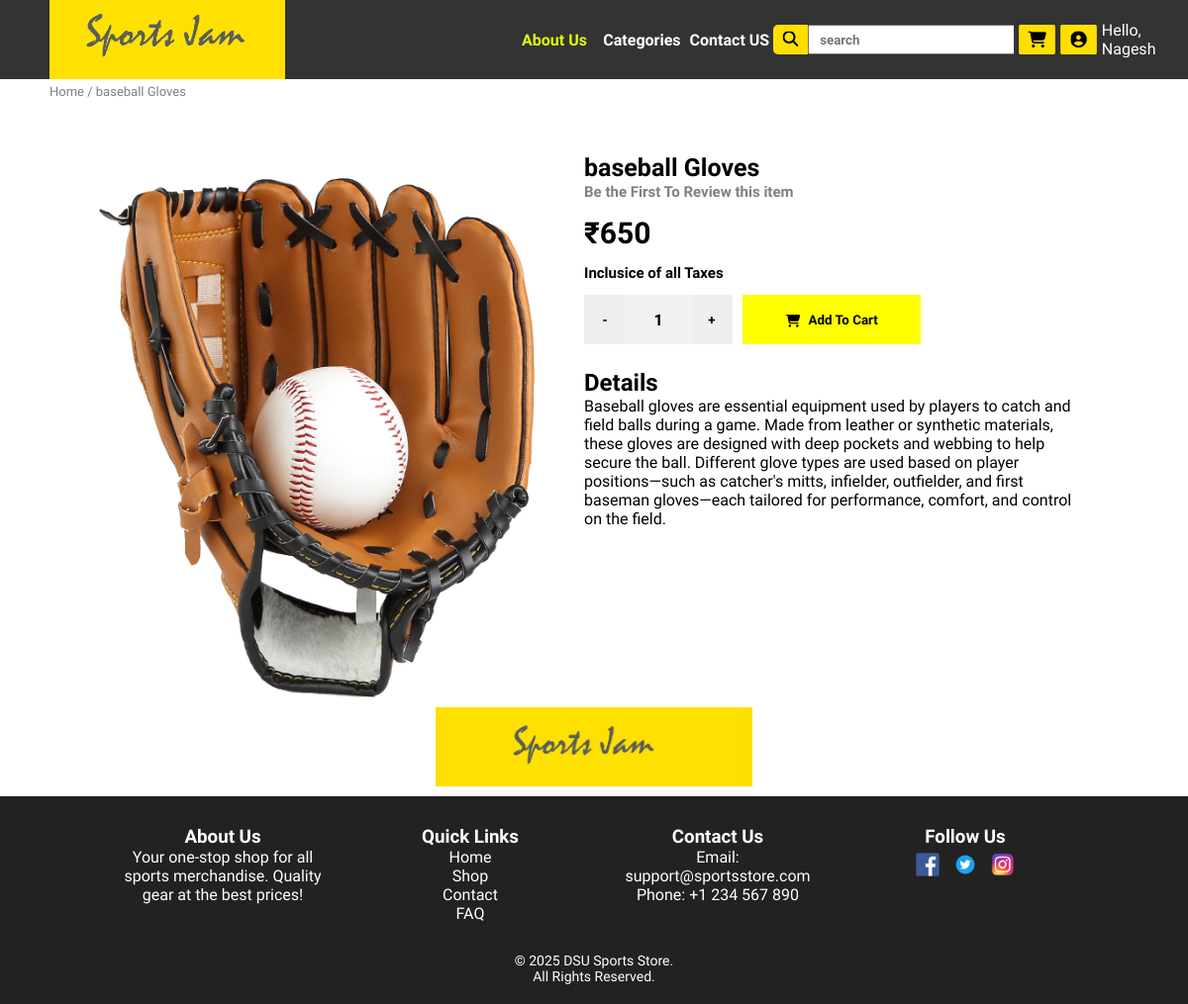
/otherPages/productDetailes.php?id=7 (signed in), run on the app's committed database.
### tables this page shows
CREATE TABLE `product` (
  `id` int(3) NOT NULL,
  `name` varchar(30) NOT NULL,
  `price` int(6) NOT NULL,
  `description` varchar(1000) NOT NULL,
  `image` varchar(50) NOT NULL,
  `category` varchar(50) NOT NULL
);

### otherPages/productDetailes.php (the view, shortened to what this page needs)
<!DOCTYPE html>
<html lang="en">
    <?php
        if(isset($_GET["id"])){
        $id = intval($_GET["id"]);
        $connection = mysqli_connect("localhost","root","","sports_store_sem2");
        if($connection){
            $ItemToBeSelect = "SELECT * FROM product WHERE id = $id";
            $selectedItemResult = mysqli_query($connection,$ItemToBeSelect);
            $selectedItem = mysqli_fetch_assoc($selectedItemResult);
        }
    }
    ?>
<head>
    <link rel="stylesheet" href="./product.css">
    <link rel="stylesheet" href="../style.css">
    <link rel="stylesheet" href="https://cdnjs.cloudflare.com/ajax/libs/font-awesome/6.7.2/css/all.min.css"
 />
</head>
<body>
    <div class="custom-navbar">
        <a href="../index.php" class="logo-con">
            <div class="logo">
            </div>
        </a>
        <div class="nav-options">
            <div class="nav-opt">
                <div class="opt"><a id="opt-f" href="../navigational_bar_options/about_us.php">About
                        Us</a></div>
                <div class="opt" id="dropdown"><a href="#" style="padding: 0px 5px;">Categories</a></div>
                <div class="opt contact-us"><a href="#">Contact US</a></div>
                <form action="../PHP/searchItem.php" method="post">
                    <div class="search-icon-con">
                        <div class="search-icon">
                            <button type="submit"><i class="fa-solid fa-magnifying-glass"></i></button>
                        </div>
                        <input type="text" class="search-bar" placeholder="search" name="search-keyword">
                    </div>
                </form>
                <div class="icon-con">
                    <div class="opt-icon cart-icon">
                        <a href="#" class="opt-icon-a ">
                            <i class="fa-solid fa-cart-shopping"></i>
                        </a>
                    </div>
                    <div class="opt-icon user-icon">
                        <a href="../navigational_bar_options/Registerhtml.php" class="opt-icon-a">
                            <i class="fa-solid fa-circle-user"></i>
                        </a>
                    </div>
                </div>
                <div class="user">
                    <?php
                        if (isset($_SESSION["user_id"])) {
                            echo "Hello, ". $_SESSION["user_name"];
                        }else{
                            echo "<span style=\"width:max-content;\">Register pls</span>";
                        }
                    ?>
                </div>
            </div>
        </div>
    </div>
    <div class="breakbead">
        <?php
            echo "Home / " . $selectedItem["name"];
        ?>
    </div>
    <main>
        <div class="main-item">
            <div class="product-img-con">
                <div class="itm-img">
                    <?php
                        echo '<img src="../pictures/shoping_sec/'. $selectedItem["image"]. '" style="width:100%;height:100%;">';
                    ?>
                </div>
            </div>
            <div class="itm-info">
                <h3 class="Item-name">
                    <?php
                            echo $selectedItem["name"];
                    ?>
                </h3>
                <span id="sub-title">Be the First To Review this item</span>
                <div class="item-price">
                    <div class="final-item-price">
                        <?php
                            echo "₹".$selectedItem["price"];
                        ?>
                    </div>
                    <span>Inclusice of all Taxes</span>
                </div>
                <div class="quantity-cart">
                    <div class="quentity-con">
                        <div class="quentity-btn">
                            <button class="quentity-act" onclick="quantitycountFun('-')">-</button>
                            <div class="quentity-count"></div>
                            <button class="quentity-act" onclick="quantitycountFun('+')">+</button>
                        </div>
                    </div>
                    <div class="add-to-cart">
                        <form id="cartForm" action="../PHP/addToCart.php" method="post">
                            <button type="button" onclick="sendToPHP(<?php echo $id; ?>)" style="background:transparent;border:none;" class="add-to-cart-text">
                                <i class="fa-solid fa-cart-shopping"
                                    style="margin-right: 5px; position: relative; top: 3px;"></i>
                                Add To Cart
                            </button>
                        </form>
                    </div>
                </div>
                <div class="details">
                    <h2>Details</h2>
                    <p class="item-details">
                        <?php
                            echo $selectedItem["description"];
                        ?>
                    </p>
                </div>
            </div>
        </div>
    </main>
    <div class="footer-logo">
        <div class="footer-logo-box">
            <img src="../pictures/LOGO.jpg" alt="">
        </div>
    </div>
    <footer>
        <div class="footer-container">
            <div class="footer-section">
                <h3>About Us</h3>
                <p>Your one-stop shop for all sports merchandise. Quality gear at the best prices!</p>
            </div>
            <div class="footer-section">
                <h3>Quick Links</h3>
                <ul>
                    <li><a href="#home">Home</a></li>
                    <li><a href="#shop">Shop</a></li>
                    <li><a href="#contact">Contact</a></li>
                    <li><a href="#faq">FAQ</a></li>
                </ul>
            </div>
            <div class="footer-section">
                <h3>Contact Us</h3>
                <p>Email: support@sportsstore.com</p>
                <p>Phone: +1 234 567 890</p>
            </div>
            <div class="footer-section">
                <h3>Follow Us</h3>
                <a href="https://www.instagram.com/01x_rehan/?__pwa=1"><img src="../pictures/other sec picures/footer_facebook.png" alt="Facebook"></a>
                <a href="https://www.instagram.com/01x_rehan/?__pwa=1"><img src="../pictures/other sec picures/footer_x.png" alt="Twitter"></a>
                <a href="https://www.instagram.com/01x_rehan/?__pwa=1"><img src="../pictures/other sec picures/footer_insta.png" alt="Instagram"></a>
            </div>
        </div>
        <p class="footer-bottom">&copy; 2025 DSU Sports Store. <br> All Rights Reserved.</p>
    </footer>
</body>
</html>

### otherPages/product.css (style rules this page uses)
* { font-family: "Martel Sans", sans-serif; }
.breakbead { width: 100%; height: 40 px; color: grey; padding: 5px 5px 5px 50px; font-weight: 500; font-size: small; }
.main-item { display: flex; width: 100%; height: max-content; }
.product-img-con { width: 45%; height: 600px; padding-left: 100px; padding-top: 75px; }
.itm-img { width: 100%; height: 100%; }
.itm-info { width: 50%; height: 100%; padding: 50px; }
.itm-info h3 { font-size: 25px; font-weight: 900; }
.itm-img { overflow: hidden; }
#sub-title { font-weight: 700; color: grey; font-size:15px ; transition: all 0.1s ease-out; }
.item-price { width: max-content; height: max-content; margin-top: 15px; font-weight: 600; font-size: 30px; }
.item-price span { font-size: 15px; }
.quantity-cart { margin-top:10px ; display: flex; }
.quentity-con { width: 150px; height: 50px; }
.quentity-btn { width: 100%; height: 100%; background-color: rgb(241, 241, 241); display: flex; justify-content: space-between; }
.quentity-act { font-weight: 900; width: 28%; border: none; cursor: pointer; }
.quentity-count { font-weight: 700; display: flex; align-items: center; }
.add-to-cart { width: 180px; height: 50px; margin-left: 10px; display: flex; align-items: center; justify-content: center; position: relative; background-color: yellow; color: black; z-index: 1; padding: 10px; cursor: pointer; }
.add-to-cart::after { content: ''; position: absolute; top: 0; bottom: 0; right: 0; left: 0; background-color: black; z-index: -1; transform-origin: left; height: 100%; width: 0; transition: all 0.2s; }
.add-to-cart-text { font-weight: 700; transition: all 0.2s; }
.details { margin-top: 25px; }

### data on the page
product: name "baseball Gloves", image (picture), price "650", description "Baseball gloves are essential equipment used by players to catch and field balls during a game. Made from leather or synthetic materials, these gloves are designed with deep pockets and webbing to help secure the ball. Different glove types are used based on player positions—such as catcher's mitts, infielder, outfielder, and first baseman gloves—each tailored for performance, comfort, and control on the field."

### other printed values
$_SESSION["user_name"] "Nagesh"
